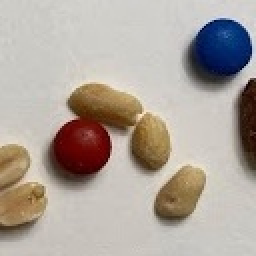
#> input picture GORP_downsample.jpeg, 128 x 128 px (shown 2 times larger)
$ python classification_own_ms.py
#> lines starting #> are read from the running program, lines starting #| are printed output that depends on the picture
import cv2
from meanshift import mean_shift
from sklearn.datasets import make_blobs
import matplotlib.pyplot as plt
import s as np

def load_image(image_path):
#> called with image_path = 'GORP_downsample.jpeg'
    rbg = cv2.imread(image_path)
#> rbg is the input picture: shape (128, 128, 3); mean B, G, R 157.1, 165.5, 174.9
    luv = cv2.cvtColor(rbg, cv2.COLOR_RGB2Luv)
#> luv: shape (128, 128, 3); mean of channels 0, 1, 2 170.4, 93.6, 128.9
    return luv


def census_transform(luv_img):
    # Drawn from https://stackoverflow.com/questions/37203970/opencv-grayscale-mode-vs-gray-color-conversion
    # Initialize output array
    img_rgb = cv2.cvtColor(luv_img, cv2.COLOR_LUV2RGB)
    img_gray = cv2.cvtColor(img_rgb, cv2.COLOR_RGB2GRAY)

    h, w = img_gray.shape
    census = np.zeros((h - 2, w - 2), dtype='uint8')

    # centre pixels, which are offset by (1, 1)
    cp = img_gray[1:h - 1, 1:w - 1]

    # offsets of non-central pixels
    offsets = [(u, v) for v in range(3) for u in range(3) if not u == 1 == v]

    # Do the pixel comparisons
    for u, v in offsets:
        x = (census << 1)
        y = (img_gray[v:v + h - 2, u:u + w - 2] >= cp)
        census = (census << 1) | (img_gray[v:v + h - 2, u:u + w - 2] >= cp)

    return census

def highpass_filter(luv_img):
    img_rgb = cv2.cvtColor(luv_img, cv2.COLOR_LUV2RGB)
    img_gray = cv2.cvtColor(img_rgb, cv2.COLOR_RGB2GRAY)

    h, w = img_gray.shape
    hp_filtered_img = img_gray - cv2.GaussianBlur(img_gray, (h-1, w-1), int(np.sqrt((h+w)/2)*4))

    return hp_filtered_img

def ms_classify(input_img, spatial=False):
#> called with spatial = False
    num_cols = input_img.shape[1]
#> num_cols = 128
    num_rows = input_img.shape[0]
#> num_rows = 128
    img = input_img.reshape((-1, 3))

    hp_filtered_img = highpass_filter(input_img)
#> in highpass_filter, `img_gray = cv2.cvtColor(img_rgb, cv2.COLOR_RGB2GRAY)`:
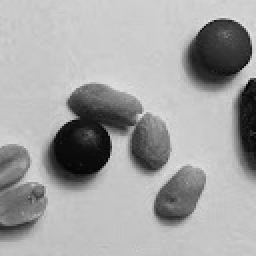
#> img_gray: shape (128, 128) (shown 2 times larger); min 3, max 226, mean 163.6

    if spatial is True:
        col_val = np.array([np.arange(num_cols)])
        col_mat = np.repeat(col_val, num_rows, axis=0)
        col_col = col_mat.reshape((-1, 1))

        row_val = np.array([np.arange(num_rows)]).T
        row_mat = np.repeat(row_val, num_cols, axis=1)
        row_col = row_mat.reshape((-1, 1))

        img = np.hstack((img, row_col))
        img = np.hstack((img, col_col))

    # img = np.hstack((img, hp_filtered_img.reshape(-1,1)))
    #img = np.hstack((img, census))
    hp_filtered_img = highpass_filter(input_img)
    img = np.hstack((img, hp_filtered_img.reshape(-1, 1)))

    bandwidth = 18
    #bandwidth = estimate_bandwidth(img, quantile=0.2, n_samples=500)
    cluster_centers, labels = mean_shift(img, bandwidth=bandwidth)

    labels_unique = np.unique(labels)
    n_clusters_ = len(labels_unique)

    print("number of estimated clusters : %d" % n_clusters_)

    #plt.figure(1)
    #plt.clf()

    colors = ["#dede00", "#377eb8", "#f781bf"]
    markers = ["x", "o", "^"]

    '''
    for k, col in zip(range(n_clusters_), colors):
        my_members = labels == k
        cluster_center = cluster_centers[k]
        plt.plot(img[my_members, 0], img[my_members, 1], markers[k], color=col)
        plt.plot(
            cluster_center[0],
            cluster_center[1],
            markers[k],
            markerfacecolor=col,
            markeredgecolor="k",
            markersize=14,
        )
    #plt.title("Estimated number of clusters: %d" % n_clusters_)
    #plt.show()
    '''

    labeled_img = labels.reshape(input_img.shape[0:2])
    # cv2.imshow('Census', census)
    i = 1
    for labelnum in range(len(labels_unique)):

        labelsN = (labeled_img==labelnum).astype(np.uint8)
        n_labels, labels, stats, centroids = cv2.connectedComponentsWithStats(labelsN, connectivity=4)
        large_enough_objs = stats[stats[:, 4] > 150]
        num_objs = large_enough_objs[large_enough_objs[:, 4] < 1000,:].shape[0]
        cv2.imshow('Label: ' + str(labelnum) + ', Num objs: ' + str(num_objs), labelsN*255)

        if num_objs > 0:
            print("Class " + str(i) + ": " + str(num_objs) + str(" objects"))
            i += 1

    cv2.waitKey(0)
    cv2.destroyAllWindows()


if __name__ == '__main__':
    image_path = 'GORP_downsample.jpeg'
    gorp_img = load_image(image_path)
    ms_classify(gorp_img)
#> (the call stopped at in highpass_filter, `hp_filtered_img = img_gray - cv2.GaussianBlur(img_gray, (h-1, w-1), in..`: s is not available in this run)

$ run again, with GORP.jpeg copied over GORP_downsample.jpeg
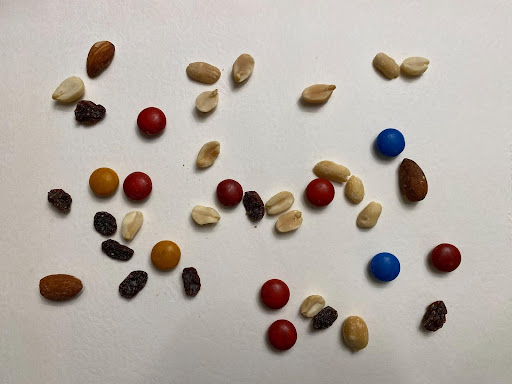
#> input picture GORP.jpeg, 512 x 384 px
#> in load_image, rbg is the input picture: shape (384, 512, 3); mean B, G, R 165.9, 173.5, 181.6
#> luv: shape (384, 512, 3); mean of channels 0, 1, 2 178.2, 93.6, 130
#> in highpass_filter, `img_gray = cv2.cvtColor(img_rgb, cv2.COLOR_RGB2GRAY)`:
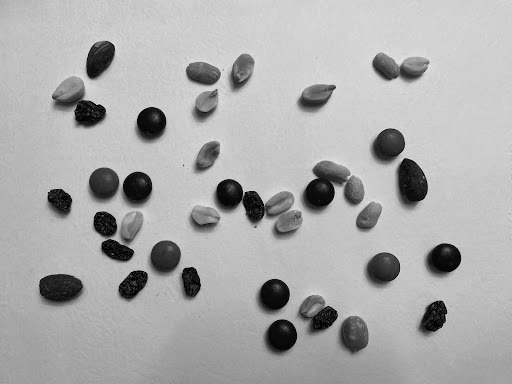
#> img_gray: shape (384, 512); min 0, max 230, mean 171.8

$ run again, with gorp1.jpeg copied over GORP_downsample.jpeg
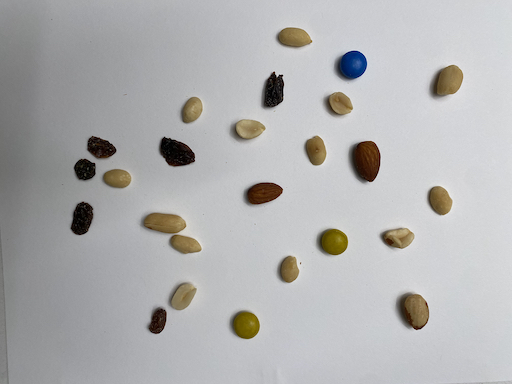
#> input picture gorp1.jpeg, 512 x 384 px
#> in load_image, rbg is the input picture: shape (384, 512, 3); mean B, G, R 177, 176.6, 176.8
#> luv: shape (384, 512, 3); mean of channels 0, 1, 2 182.6, 96.7, 136.3
#> in highpass_filter, `img_gray = cv2.cvtColor(img_rgb, cv2.COLOR_RGB2GRAY)`:
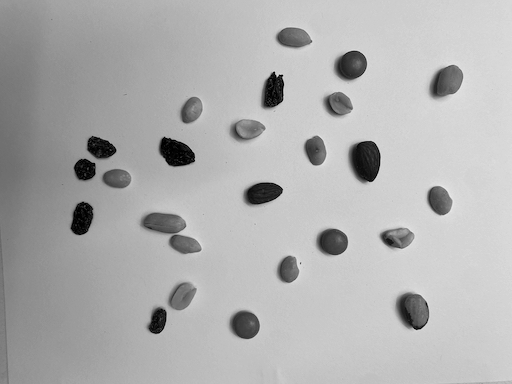
#> img_gray: shape (384, 512); min 0, max 234, mean 176.2
